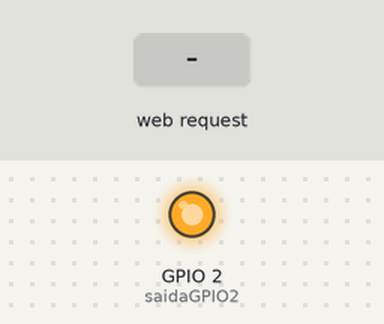
Bench run of a sketch on a simulated ESP8266 (NodeMCU). Shown: output pins drawn as LEDs (lit = HIGH). The test bench sets the inputs (shaded band). WiFi joins after 1.5 s; servers stay silent unless stated.

Above: at 3.7 s.
3.8 s: HTTP request GET /2/ligar received
At 4.3 s:
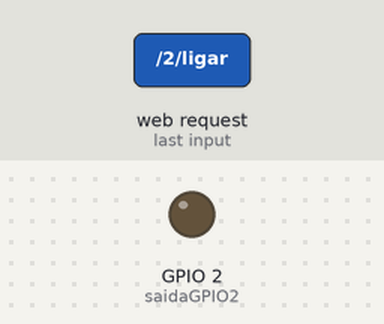
5.3 s: HTTP request GET /2/desligar received
At 6.6 s:
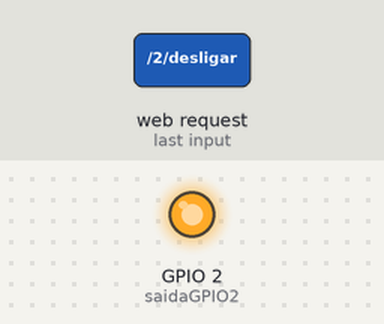
Timing chart, 0 to 8.3 s (numbered marks = the images above; inputs shaded):
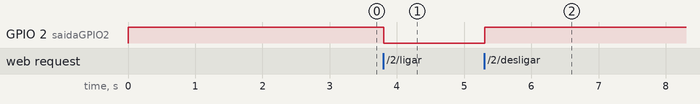

Measured:
- after the input at 3.8 s, GPIO 2 (saidaGPIO2): HIGH → LOW at once
- after the input at 5.3 s, GPIO 2 (saidaGPIO2): LOW → HIGH at once

The sketch:

esp8266-relay.ino
```cpp
// Exercício: Acionamento de relê na Wifi com ESP8266
// Aluno: Gustavo de Souza Silveira - 05/08/2021 - @gustavus.dev
// Prof. Nelson Garcia - UTFPR-CT

// Carrega biblioteca wifi
#include <ESP8266WiFi.h>

// Servidor web na porta 80
WiFiServer server(80);

// Rede Wifi e senha
const char* ssid     = "nome-da-rede-wifi";
const char* password = "senha-da-wifi";


// Controle da saída GPIO 2 e TX
String estadoSaidaGPIO2 = "desligar";
const int saidaGPIO2 = 2;
const int saidaTX = 1;

// Variavel da requisição HTTP
String header;

// Controle de tempo
unsigned long tempoAtual = millis();
unsigned long tempoAnterior = 0;
const long tempoLimite = 2000;

String estado ="";

void setup() {

  //Serial.begin(115200);

  // Saída de controle
  pinMode(saidaGPIO2, OUTPUT);

  pinMode(saidaTX, FUNCTION_3); // Configura TX como saída para controlar o acionamento em nível alto da GPIO2

  // Alterando o nível lógico das saídas
  digitalWrite(saidaGPIO2, HIGH);
  digitalWrite(saidaTX, LOW); // Desliga o fotoacoplador durante boot do ESP01 para evitar repique da GPIO2

  // Conectando na rede sem fio
  WiFi.begin(ssid, password);
  while (WiFi.status() != WL_CONNECTED) {
    delay(500); // Aguardando conexão
  }
  //Serial.println(WiFi.localIP());
  delay(1000);
  digitalWrite(saidaTX, HIGH); // Liga o fotoacoplador
  server.begin();
}

void loop(){
  WiFiClient client = server.available();   // Escuta a entrada de clientes

  if (client) {                             // Cliente conectado
    String linhaAtual = "";
    tempoAtual = millis();
    tempoAnterior = tempoAtual;
    while (client.connected() && tempoAtual - tempoAnterior <= tempoLimite) { // loop do cliente conectado
      tempoAtual = millis();
      if (client.available()) {             // se houver bytes para ler do cliente,
        char c = client.read();             // Lê os bytes
        header += c;
        if (c == '\n') {                    // se o byte é um caractere de nova linha
          // se a linha atual estiver em branco, você terá dois caracteres de nova linha em uma linha.
          // esse é o fim da solicitação HTTP do cliente, então envie uma resposta:
          if (linhaAtual.length() == 0) {
            // Os cabeçalhos HTTP sempre começam com um código de resposta  (e.g. HTTP/1.1 200 OK)
            // e um tipo de conteúdo para que o cliente saiba o que está por vir, em seguida, uma linha em branco:

            client.println("HTTP/1.1 200 OK");
            client.println("Content-type:text/html");
            client.println("Connection: close");
            client.println();

            // Controle das GPIOs
            if (header.indexOf("GET /2/ligar") >= 0) {
              estadoSaidaGPIO2 = "ligar";
              digitalWrite(saidaGPIO2, LOW);
            } else if (header.indexOf("GET /2/desligar") >= 0) {
              estadoSaidaGPIO2 = "desligar";
              digitalWrite(saidaGPIO2, HIGH);
            }

            // Exibe o HTML da página web
            client.println("<!DOCTYPE html><html>");
            client.println("<head>");
            client.println("<meta name=\"viewport\" content=\"width=device-width, initial-scale=1\">");
            client.println("<link rel=\"icon\" href=\"data:,\">");

            client.println("<style>");
            client.println(" body {  align-items: center;    background-color: #000;    display: flex;    justify-content: center;    height: 100vh;  } ");
            client.println(" .form {  background-color: #15172B;    border-radius: 12px;    box-sizing: border-box;    height: 320px;    padding: 10px;    width: 320px;  } ");
            client.println(" .title {    color: #eee;    font-family: sans-serif;    font-size: 32px;    font-weight: 600;    margin-top: 15px;  } ");
            client.println(" .subtitle {    color: #eee;    font-family: sans-serif;    font-size: 16px;    font-weight: 600;    margin-top: 10px;  } ");

            client.println(" .button { background-color: #08d; border-radius: 12px; border: 0; box-sizing: border-box; color: #eee; cursor: pointer; font-size: 18px; height: 50px; margin-top: 38px; text-align: center; width: 100%;  }");
            client.println(" .button.ativo { background-color: #06b; }");
            client.println(" .button.inativo { background-color: #00AABB; }");
            client.println(" text-decoration: none; font-size: 30px; margin: 2px; cursor: pointer;}");
            client.println("</style>");
            client.println("</head>");

            // Cabeçalho da página
            client.println("<body><div class='form'>");
            client.println("<div class='title'>ESP8266</br>Web Server</div><div class='subtitle'>@gustavus.dev</div>");

            // Exibe o botão de liga e desliga
            estado = (estadoSaidaGPIO2 == "ligar" ? "ligado" : "desligado" );
            client.println("</br></br><div class='subtitle'>GPIO 2 - Estado <b>" + estado + "</b></div>");
            if (estadoSaidaGPIO2=="desligar") {
              client.println("<p><a href=\"/2/ligar\"><button class=\"button ativo\">LIGAR</button></a></p>");
            } else {
              client.println("<p><a href=\"/2/desligar\"><button class=\"button inativo\">DESLIGAR</button></a></p>");
            }
            client.println("</div></body></html>");

            // A resposta HTTP termina com outra linha em branco
            client.println();
            break;
          } else {
            linhaAtual = "";
          }
        } else if (c != '\r') {
          linhaAtual += c;
        }
      }
    }
    header = "";   // Limpa o cabeçalho
    client.stop(); // Fecha a conexão
  }
}
```
